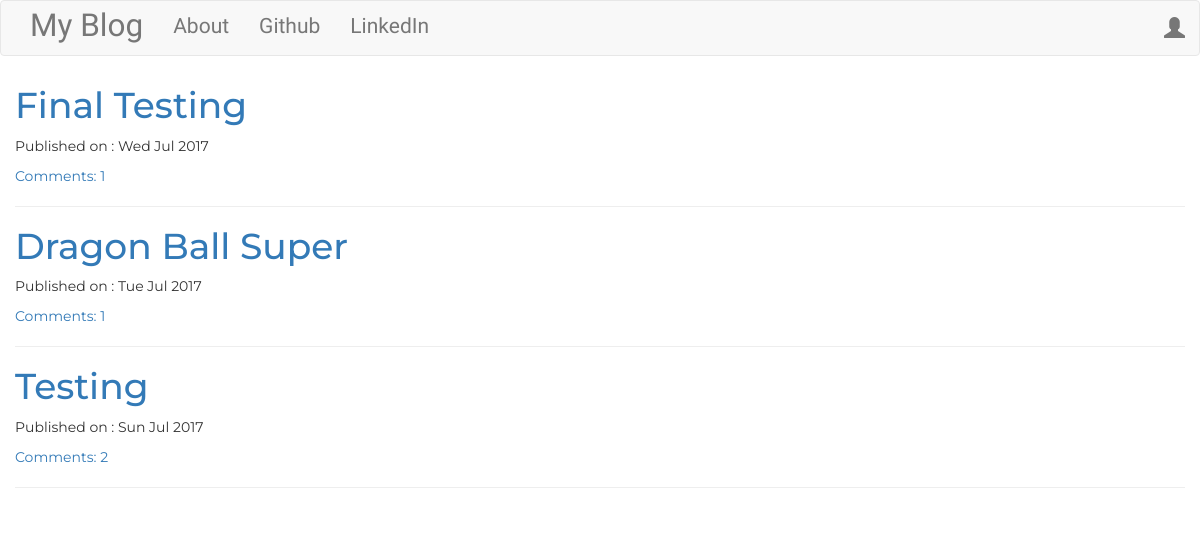
The page / on the database its author committed.
### blog/models.py (models this page shows, shortened)
class Post(models.Model):
    author = models.ForeignKey('auth.User')
    title = models.CharField(max_length=50)
    text = models.TextField()
    create_date = models.DateTimeField(default=timezone.now)
    published_date = models.DateTimeField(blank=True,null=True)
    def approve_comments(self):
        return self.comments.filter(approved_comment=True)

### blog/views.py (the view)
# urls.py: url(r'^$',views.PostListView.as_view(),name='post_list'),
class PostListView(ListView):
    model = Post
    def get_queryset(self):
        return Post.objects.filter(published_date__lte=timezone.now()).order_by('-published_date')

### blog/templates/blog/post_list.html
{% extends "blog/base.html" %}
{% block content %}
<div class="centerstage">
  {% for post in post_list %}
  <div class="post" >
    <h1><a href="{% url 'post_detail' pk=post.pk %}">{{ post.title }}</a></h1>
    <div class="date">
      <p>Published on : {{post.published_date|date:"D M Y"}}</p>
    </div>
    <a href="{% url 'post_detail' pk=post.pk %}">Comments: {{post.approve_comments.count}}</a>
  </div><hr>
  {% endfor %}
</div>
{% endblock %}

### blog/templates/blog/base.html (shortened to what this page needs)
<!DOCTYPE html>
{% load staticfiles %}
<html>
  <head>
    <link rel="stylesheet" href="https://maxcdn.bootstrapcdn.com/bootstrap/3.3.7/css/bootstrap.min.css">
    <link rel="stylesheet" href="//cdn.jsdelivr.net/medium-editor/latest/css/medium-editor.min.css" type="text/css" media="screen" charset="utf-8">
    <link rel="stylesheet" href="{% static 'css/blog.css' %}">
  </head>
  <body class="loader">
    <nav class="navbar navbar-default techfont custom-navbar">
      <div class="container">
        <ul class="nav navbar-nav">
          <li><a class="navbar-brand bigbrand" href="{% url 'post_list'%}">My Blog</a></li>
          <li><a class="" href="{% url 'about' %}">About</a></li>
          <li><a href="https://github.com/gargpushkar">Github</a></li>
          <li><a href="https://www.linkedin.com/in/pushkar-garg-294b3311b/">LinkedIn</a></li>
        </ul>
        <ul class="nav navbar-nav navbar-right">
          {% if user.is_authenticated %}
          <li>
              <a href="{% url 'post_new' %}">New Post</a>
          </li>
          <li>
              <a href="{% url 'post_draft_list' %}">Drafts</a>
          </li>
          <li>
              <a href="{% url 'logout' %}">Logout</a>
          </li>
          <li>
            <a>Welcome: {{user.username}}</a>
          </li>
          {% else %}
            <li><a class="nav navbar-right" href="{% url 'login' %}"><span class="glyphicon glyphicon-user"></span></a></li>
          {% endif %}
        </ul>
      </div>
    </nav>
    <div class="content container">
      <div class="row">
        <div class="col-mid-8">
          <div class="blog_posts">
            {% block content %}
            {% endblock %}
          </div>
        </div>
      </div>
    </div>
  </body>
</html>

### blog/static/css/blog.css (style rules this page uses)
.techfont { font-family: 'Copse', serif; font-size: 1.5em; margin-bottom: 10px; }
.post { font-family: 'Montserrat', sans-serif; }
.centerstage { margin-left: auto; margin-right: auto; }
.bigbrand { font-size: 1.5em; }
.loader { filter:hue-rotate(0deg); color:linear-gradient(45deg,#0f8,#08f); animation:hue 10000ms infinite linear; }

### rows shown on the page
Post: title "Final Testing", published_date "Wed Jul 2017", approve_comments.count "1"
Post: title "Dragon Ball Super", published_date "Tue Jul 2017", approve_comments.count "1"
Post: title "Testing", published_date "Sun Jul 2017", approve_comments.count "2"
